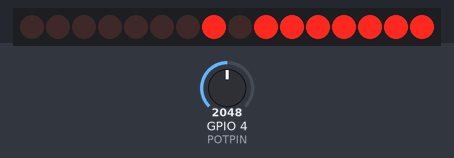
A sketch run on a simulated ESP32. On the bench: 16 shift-register outputs drawn as a row of LEDs (first output left, lit = HIGH). Wiring (inferred from the names in the program): 2 × shift register (74HC595): data GPIO 12; shift clock GPIO 13; latch GPIO 14. Wiring (inferred from the signals the program sends): row of LEDs: on Q0, Q1, Q2, Q3, Q4, Q5, Q6, Q7, Q8, Q9, Q10, Q11, Q12, Q13, Q14, Q15. The test bench sets the inputs (shaded band); at power-on: GPIO 4 (POTPIN) = 2048.

Above: at 2.8 s.
2.9 s: GPIO 4 (POTPIN) set to 0
At 4.24 s:
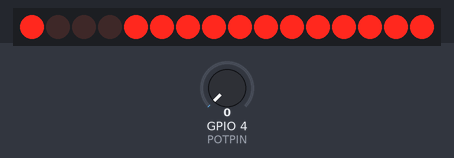
5.9 s: GPIO 4 (POTPIN) set to 491
At 6.63 s:
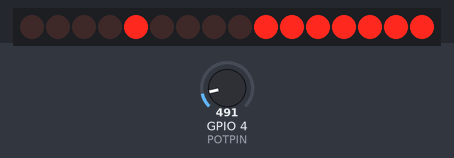
8.6 s: GPIO 4 (POTPIN) set to 0
At 9.14 s:
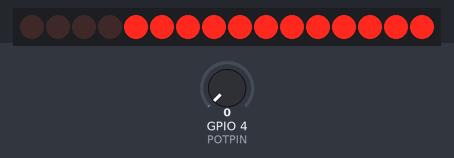
12.4 s: GPIO 4 (POTPIN) set to 1228
At 14.2 s:
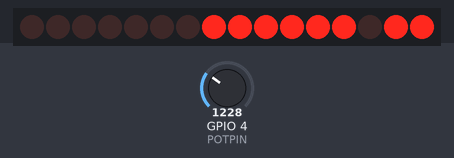
17.5 s: GPIO 4 (POTPIN) set to 491
At 20.26 s:
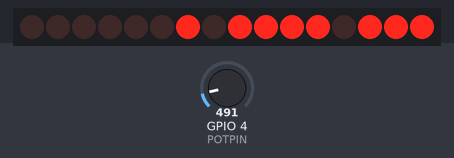
22.0 s: GPIO 4 (POTPIN) set to 0
At 22.66 s:
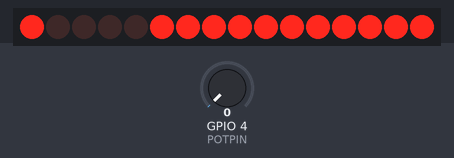
Timing chart, 0 to 25.7 s (numbered marks = the images above; inputs shaded):
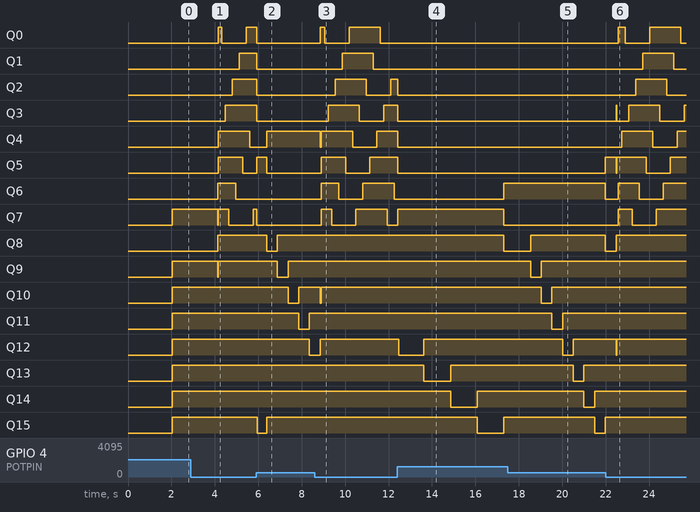

The sketch:

Lattice_Screen-4_Move_SpeedControl.ino
```cpp
const int DATAPIN = 12;
const int CLOCKPIN = 13;
const int LATCHPIN = 14;
const int POTPIN = 4;

byte dataRow, dataCol;

void setup() {
    pinMode(LATCHPIN, OUTPUT);
    pinMode(CLOCKPIN, OUTPUT);
    pinMode(DATAPIN, OUTPUT);

    digitalWrite(CLOCKPIN, LOW);
    digitalWrite(LATCHPIN, LOW);

    analogSetWidth(10);

    Serial.begin(9600);
}

void loop() {
    for (int i = 0; i <= 7; i++)
    {
        dataRow = 1 << i;
        for (int j = 0; j <= 7; j++)
        {
            dataCol = ~(1 << j);
            delay(analogRead(POTPIN));
            LCD_Display();
        }
    }
}

void LCD_Display()
{
    shiftOut(DATAPIN, CLOCKPIN, MSBFIRST, dataCol);
    shiftOut(DATAPIN, CLOCKPIN, LSBFIRST, dataRow);
    digitalWrite(LATCHPIN, HIGH);
    digitalWrite(LATCHPIN, LOW);
}
```
